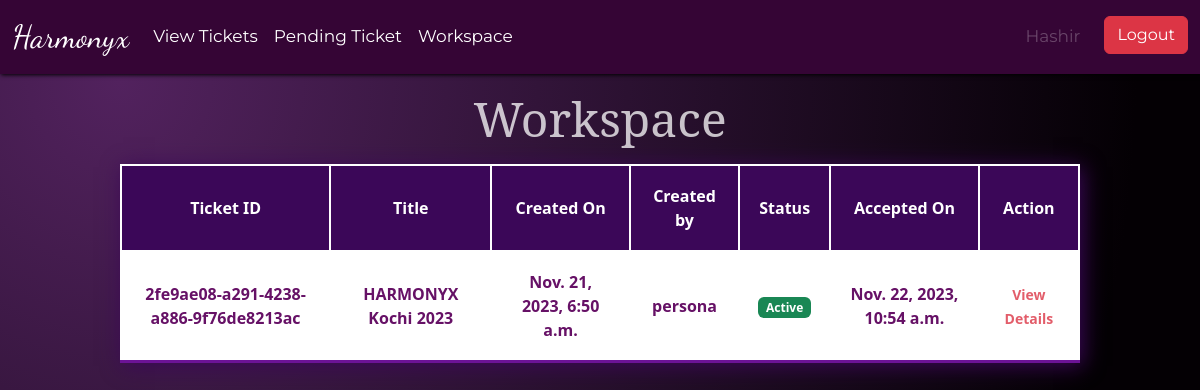
Screenshot of /TicketApp/workspace/ (signed in) with the database file from the repository.
### user/models.py (models this page shows)
class User(AbstractUser):
    is_customer = models.BooleanField(default = False)
    is_engineer = models.BooleanField(default = False)
    def __str__(self):
        return self.username

### TicketApp/models.py (models this page shows)
class Ticket(models.Model):
    status_choice = (
        'Active', 'Active',
        'Completed', 'Completed',
        'Pending', 'Pending'
    )
    ticket_number = models.UUIDField(default = uuid.uuid4)
    event_title = models.ForeignKey(Event, on_delete = models.CASCADE, related_name='title_event')
    number_of_person = models.IntegerField(blank = False, null = False)
    person_mail_address = models.EmailField()
    person_mobile_number = models.IntegerField()
    created_by = models.ForeignKey(User, on_delete = models.CASCADE, related_name = 'created_by')
    date_created = models.DateTimeField(auto_now_add = True)
    assigned_to = models.ForeignKey(User, on_delete = models.DO_NOTHING, null = True, blank = True, related_name='assigned_to')
    is_resolved = models.BooleanField(default = False)
    accepted_date = models.DateTimeField(null = True, blank = True)
    closed_date = models.DateTimeField(null = True, blank = True)
    ticket_status = models.CharField(max_length = 50)

### App/models.py (models this page shows)
class Event(models.Model):
    event_title = models.CharField(max_length = 30, blank = False, null = False)
    event_description = models.CharField(max_length=255)
    event_image = models.ImageField(upload_to='events')
    event_venue = models.CharField(max_length=100, blank=True, null=True)
    event_date = models.DateField()
    event_time = models.TimeField()
    def __str__(self):
        return self.event_title

### TicketApp/views.py (the view)
# urls.py: path('workspace/', views.workspace, name = 'workspace'),
@engineer_required
def workspace(request):
    tickets = Ticket.objects.filter(assigned_to = request.user, is_resolved = False).order_by('-accepted_date')
    context = {
        'tickets': tickets
    }
    return render(request, 'TicketApp/workspace.html', context)

### TicketApp/views.py (called while the page is built)
def engineer_required(f, redirect_url ="TicketApp:all_tickets"):
    @functools.wraps(f)
    def wrapper(request, *args, **kwargs):
        print('wrapper()')
        if request.user.is_authenticated:
            if request.user.is_engineer:
                return f(request, *args, **kwargs)
            else:
                return redirect("/")
        else:
            return redirect("/")
        print(f"args : {args}")
        print(f"kwargs : {kwargs}")
    return wrapper

### templates/TicketApp/workspace.html (shortened to what this page needs)
{% extends 'TicketApp/ticketbase.html' %}
{% block content %}
<body id="workspace_body">
      <h5 class="card-title text-center text-white opacity-75 m-3">Workspace</h5>
      <table class="workspace_table mx-auto mt-3 mb-5">
        <thead>
            <tr>
                <th>Ticket ID</th>
                <th>Title</th>
                <th>Created On</th>
                <th>Created by</th>
                <th>Status</th>
                <th>Accepted On</th>
                <th>Action</th>
            </tr>
        </thead>
        {% for ticket in tickets %}
    <tbody>
        <tr>
            <td>{{ticket.ticket_number}}</td>
            <td>{{ticket.event_title}}</td>
            <td>{{ticket.date_created}}</td>
            <td>{{ticket.created_by}}</td>
            {% if ticket.ticket_status == "Active" %}
            <td><span class="badge bg-success">
                Active
            </span></td>
            {% elif ticket.ticket_status == "Pending" %}
            <td><span class="badge bg-warning">
                Pending
            </span></td>
            {% elif ticket.ticket_status == "Completed" %}
            <td><span class="badge bg-danger">
                Completed
            </span></td>
            {% endif %}
            <td>{{ticket.accepted_date}}</td>
            <td><small>
                <a href="{% url 'ticket_details' ticket.pk %}" class="text-danger">View Details</a>
            </small></td>
        </tr>
    </tbody>
        {% endfor %}
      </table>
</body>
{% endblock %}

### templates/TicketApp/ticketbase.html (shortened to what this page needs)
{% load static %}
<!DOCTYPE html>
<html lang="en">
<head>
    <link rel="stylesheet" href="https://cdn.jsdelivr.net/npm/bootstrap-icons@1.11.1/font/bootstrap-icons.css">
    <link href='https://unpkg.com/boxicons@2.1.4/css/boxicons.min.css' rel='stylesheet'>
    <link href="https://cdn.jsdelivr.net/npm/bootstrap@5.3.2/dist/css/bootstrap.min.css" rel="stylesheet">
    <link rel="stylesheet" href="{% static '/css/style.css' %}">
</head>
<body>
  {% if request.user.is_customer %}
    <nav class="ticketbasenav navbar navbar-expand-lg">
        <div class="container-fluid">
          <a class="navbar-brand text-white fs-2" href="{% url 'home' %}" id="brandname">Harmonyx</a>
          <button class="navbar-toggler" type="button" data-bs-toggle="collapse" data-bs-target="#navbarSupportedContent" aria-controls="navbarSupportedContent" aria-expanded="false" aria-label="Toggle navigation">
            <span class="navbar-toggler-icon"></span>
          </button>
          <div class="collapse navbar-collapse" id="navbarSupportedContent">
            <ul class="navbar-nav me-auto mb-2 mb-lg-0">
              <li class="nav-item">
                <a class="nav-link active text-white" href="{% url 'all_tickets' %}">View Tickets</a>
              </li>
            </ul>
            <ul class="navbar-nav ms-auto">
              <li class="nav-item">
                <a class="nav-link disabled text-white opacity-25 me-3" href="" tabindex="-1" aria-disabled="true">{{request.user.username}}</a>
              </li>
              <li class="nav-item">
                <a class="btn btn-danger" href="{% url 'logout' %}">Logout</a>
              </li>
            </ul>
          </div>
        </div>
      </nav>
  {% elif request.user.is_engineer %}
    <nav class="navbar navbar-expand-lg" style="width: 100%;">
        <div class="container-fluid">
          <a class="navbar-brand text-white fs-2" href="{% url 'home' %}" id="brandname">Harmonyx</a>
          <div class="collapse navbar-collapse" id="navbarSupportedContent">
            <ul class="navbar-nav me-auto mb-2 mb-lg-0">
              <li class="nav-item">
                <a class="nav-link active text-white" href="{% url 'all_tickets' %}">View Tickets</a>
              </li>
              <li class="nav-item">
                <a class="nav-link active text-white" href="{% url 'ticket_queue' %}">Pending Ticket</a>
              </li>
              <li class="nav-item">
                <a class="nav-link active text-white" href="{% url 'workspace' %}">Workspace</a>
              </li>
            </ul>
            <ul class="navbar-nav ms-auto">
              <li class="nav-item">
                <a class="nav-link disabled text-white opacity-25 me-3" href="" tabindex="-1" aria-disabled="true">{{request.user.username}}</a>
              </li>
              <li class="nav-item">
                <a class="btn btn-danger" href="{% url 'logout' %}">Logout</a>
              </li>
            </ul>
          </div>
        </div>
      </nav>
      {% endif %}
  {% block content %}{% endblock %}
</body>
</html>

### static/css/style.css (style rules this page uses)
* { margin: 0; padding: 0; box-sizing: border-box; scroll-behavior: smooth; }
:root { --body-color: radial-gradient( circle farthest-corner at 10% 20%, rgb(82, 34, 94) 0%, rgba(4,0,4,1) 90% ); --nav-color: rgb(53, 5, 53); --loginregister-bg: rgba(37, 36, 36, 0.897) }
.navbar { background-color: var(--nav-color); box-shadow: 1px 1px 4px black; }
.navbar li { font-family: 'Montserrat', sans-serif; font-size: 17px; }
#brandname { font-family: 'Dancing Script', cursive; }
.card-title { font-family: 'Noto Serif', serif; font-weight: 400; font-size: 3rem; }
#workspace_body { background-image: var(--body-color); }
#workspace_body .text-danger { text-decoration: none; opacity: 0.8; }
#workspace_body table { text-align: center; max-width: 60rem; }
.workspace_table { border-collapse: collapse; background-color: #ffffff; box-shadow: 3px 3px 20px rgb(59, 7, 88); }
.workspace_table thead tr { background-color: rgb(59, 7, 88); }
.workspace_table thead th { color: #fff; }
.workspace_table td { color: rgb(102, 17, 102); font-weight: bolder; }
.workspace_table tbody tr:last-of-type { border-bottom: 3px solid rgb(108, 19, 150); }
#tablebody_alltickets td, th { color: rgb(102, 17, 102); font-weight: bolder; }
#ticketqueue_body table, th, tr, td { border: 2px solid #fff; padding: 18px; }

### rows the page displays
User: user.username "Hashir"
Ticket: ticket_number "2fe9ae08-a291-4238-a886-9f76de8213ac", event_title "HARMONYX Kochi 2023", date_created "Nov. 21, 2023, 6:50 a.m.", created_by "persona", ticket_status "Active", accepted_date "Nov. 22, 2023, 10:54 a.m."
